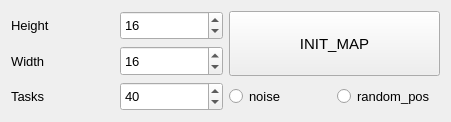
  <widget class="QWidget" name="gridLayoutWidget">
   <property name="geometry">
    <rect>
     <x>20</x>
     <y>200</y>
     <width>451</width>
     <height>122</height>
    </rect>
   </property>
   <property name="font">
    <font>
     <pointsize>10</pointsize>
    </font>
   </property>
   <layout class="QGridLayout" name="gridLayout_3">
    <item row="1" column="0">
     <widget class="QLabel" name="width">
      <property name="sizePolicy">
       <sizepolicy hsizetype="Preferred" vsizetype="Preferred">
        <horstretch>0</horstretch>
        <verstretch>0</verstretch>
       </sizepolicy>
      </property>
      <property name="font">
       <font>
        <pointsize>10</pointsize>
       </font>
      </property>
      <property name="text">
       <string>Width</string>
      </property>
     </widget>
    </item>
    <item row="0" column="0">
     <widget class="QLabel" name="height">
      <property name="sizePolicy">
       <sizepolicy hsizetype="Preferred" vsizetype="Preferred">
        <horstretch>0</horstretch>
        <verstretch>0</verstretch>
       </sizepolicy>
      </property>
      <property name="font">
       <font>
        <pointsize>10</pointsize>
       </font>
      </property>
      <property name="text">
       <string>Height</string>
      </property>
     </widget>
    </item>
    <item row="1" column="1">
     <widget class="QSpinBox" name="width_in">
      <property name="sizePolicy">
       <sizepolicy hsizetype="Preferred" vsizetype="Expanding">
        <horstretch>0</horstretch>
        <verstretch>0</verstretch>
       </sizepolicy>
      </property>
      <property name="font">
       <font>
        <pointsize>10</pointsize>
       </font>
      </property>
      <property name="focusPolicy">
       <enum>Qt::StrongFocus</enum>
      </property>
      <property name="minimum">
       <number>6</number>
      </property>
      <property name="maximum">
       <number>20</number>
      </property>
      <property name="value">
       <number>16</number>
      </property>
     </widget>
    </item>
    <item row="2" column="0">
     <widget class="QLabel" name="tasks_num">
      <property name="font">
       <font>
        <pointsize>10</pointsize>
       </font>
      </property>
      <property name="text">
       <string>Tasks</string>
      </property>
     </widget>
    </item>
    <item row="2" column="2">
     <widget class="QRadioButton" name="is_noise">
      <property name="sizePolicy">
       <sizepolicy hsizetype="Minimum" vsizetype="Fixed">
        <horstretch>0</horstretch>
        <verstretch>0</verstretch>
       </sizepolicy>
      </property>
      <property name="font">
       <font>
        <pointsize>10</pointsize>
       </font>
      </property>
      <property name="text">
       <string>noise</string>
      </property>
      <property name="autoExclusive">
       <bool>false</bool>
      </property>
     </widget>
    </item>
    <item row="2" column="1">
     <widget class="QSpinBox" name="tasks_num_in">
      <property name="sizePolicy">
       <sizepolicy hsizetype="Preferred" vsizetype="Expanding">
        <horstretch>0</horstretch>
        <verstretch>0</verstretch>
       </sizepolicy>
      </property>
      <property name="font">
       <font>
        <pointsize>10</pointsize>
       </font>
      </property>
      <property name="focusPolicy">
       <enum>Qt::StrongFocus</enum>
      </property>
      <property name="minimum">
       <number>1</number>
      </property>
      <property name="maximum">
       <number>100</number>
      </property>
      <property name="value">
       <number>40</number>
      </property>
     </widget>
    </item>
    <item row="0" column="1">
     <widget class="QSpinBox" name="height_in">
      <property name="sizePolicy">
       <sizepolicy hsizetype="Preferred" vsizetype="Expanding">
        <horstretch>0</horstretch>
        <verstretch>0</verstretch>
       </sizepolicy>
      </property>
      <property name="font">
       <font>
        <pointsize>10</pointsize>
       </font>
      </property>
      <property name="focusPolicy">
       <enum>Qt::StrongFocus</enum>
      </property>
      <property name="minimum">
       <number>6</number>
      </property>
      <property name="maximum">
       <number>20</number>
      </property>
      <property name="value">
       <number>16</number>
      </property>
     </widget>
    </item>
    <item row="2" column="3">
     <widget class="QRadioButton" name="random_pos">
      <property name="font">
       <font>
        <pointsize>10</pointsize>
       </font>
      </property>
      <property name="text">
       <string>random_pos</string>
      </property>
      <property name="autoExclusive">
       <bool>false</bool>
      </property>
     </widget>
    </item>
    <item row="0" column="2" rowspan="2" colspan="2">
     <widget class="QPushButton" name="init_map">
      <property name="sizePolicy">
       <sizepolicy hsizetype="Preferred" vsizetype="Preferred">
        <horstretch>0</horstretch>
        <verstretch>0</verstretch>
       </sizepolicy>
      </property>
      <property name="font">
       <font>
        <pointsize>11</pointsize>
       </font>
      </property>
      <property name="focusPolicy">
       <enum>Qt::NoFocus</enum>
      </property>
      <property name="text">
       <string>INIT_MAP</string>
      </property>
     </widget>
    </item>
   </layout>
  </widget>
